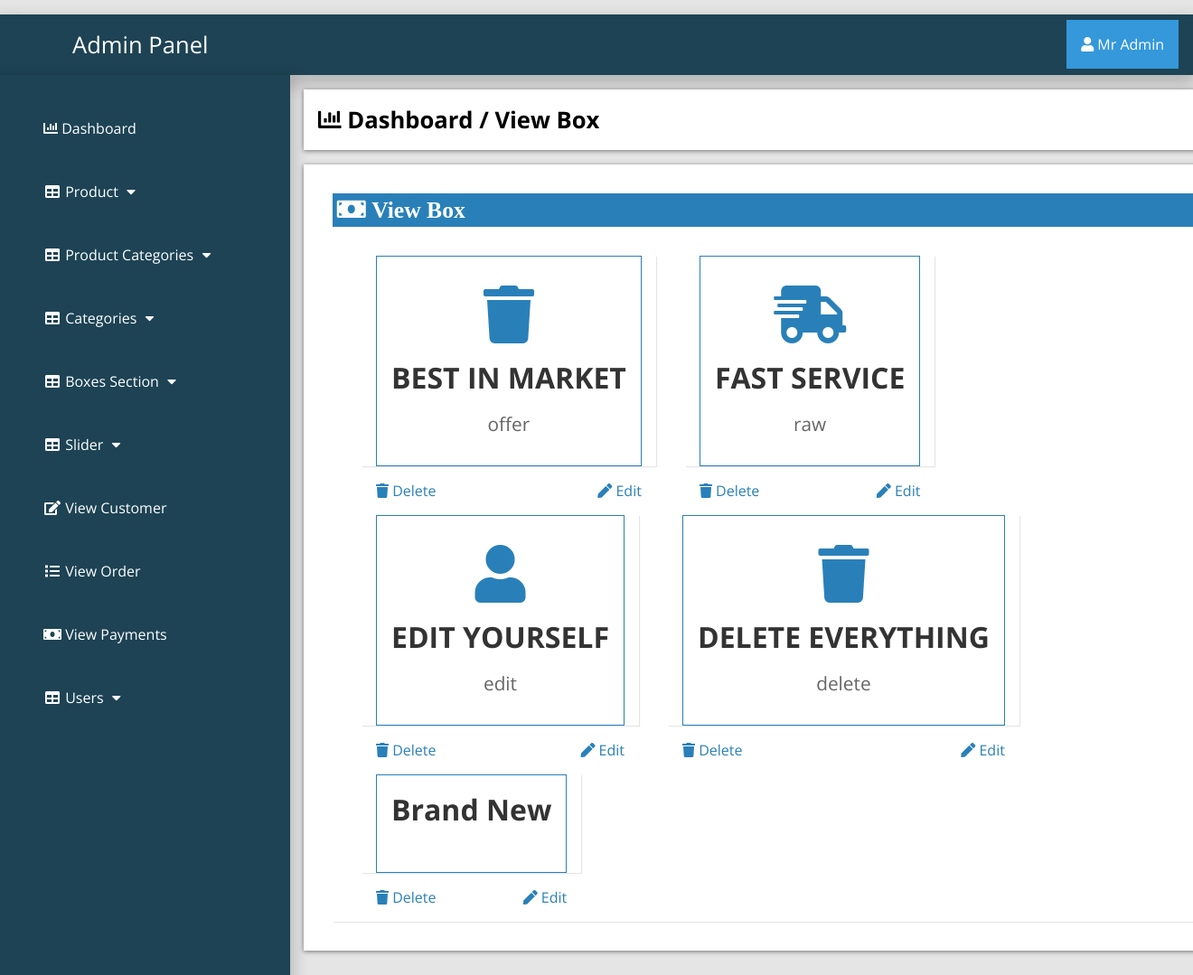
/admin_area/index.php?view_box (signed in), run on the app's committed database.
### tables this page shows
CREATE TABLE `boxes_section` (
  `box_id` int(100) NOT NULL,
  `box_icon` varchar(100) NOT NULL,
  `box_title` varchar(255) NOT NULL,
  `box_desc` varchar(255) NOT NULL
);

### admin_area/view_box.php (the view, shortened to what this page needs)
<?php
if (!isset($_SESSION['admin_email'])){
  echo "<script>window.open('login.php','_self')</script>";
  }else{
?>
<div class="row">
	<div class="col-lg-12">
		<div class="breadcrump">
			<li class="active">
				<i class="fa fa-bar-chart"></i>
				Dashboard / View Box
			</li>
		</div>
	</div>
</div>
<div class="row">
	<div class="col-lg-12">
		<div class="panel panel-default">
			<div class="panel-heading">
				<h3 class="panel-title">
					<i class="fa fa-money fa-fw"> View Box </i>
				</h3>
			</div>
<div class="panel-body">
	<?php
         $get_boxes="select * from boxes_section";
         $run=mysqli_query($con,$get_boxes);
         while ($row=mysqli_fetch_array($run)) {
         	$box_id=$row['box_id'];
         	$box_icon=$row['box_icon'];
         	$box_title=$row['box_title'];
         	$box_desc=$row['box_desc'];
	  ?>
	  <div class="col-lg-4 col-md-4">
	  	<div class="panel panel-primary">
	  	  <div class="icons">
        <i class="<?php echo $box_icon; ?>"></i>
	  			<h3 class="panel-title" align="left">
	  				<?php echo $box_title; ?>
	  			</h3>
	  			<p><?php echo $box_desc ?></p>
	  		</div>
	  		<div class="panel-footer">
	  			<a href="index.php?delete_box=<?php echo $box_id; ?>" class="pull-left">
	  				<i class="fa fa-trash"></i> Delete
	  			</a>
	  			<a href="index.php?edit_box=<?php echo $box_id; ?>" class="pull-right">
	  				<i class="fa fa-pen"></i> Edit
	  			</a>
	  		</div>
	  	</div>
	  </div>
 <?php } ?>
	</div>
	</div>
</div>
<?php } ?>

### admin_area/includes/sidebar.php (shortened to what this page needs)
<?php
if (!isset($_SESSION['admin_email'])){
  echo "<script>window.open('login.php','_self')</script>";
  }else{
?>
<nav class="navbar navbar-inverse navbar-fixed-top" >
	<div class="navbar-header">
		<a href="index.php?dashboard" class="navbar-brand"><span>Admin Panel</span></a>
	</div>
		<div class="dropdown">
		 <button onclick="myFunction()" class="dropbtn"><i class="fa fa-user"></i> <?php echo $admin_name; ?></a></button>
		</div>
	<div class="collapse navbar-collapse navbar-ex1-collapse">
	<ul class="nav navbar-nav side-nav">
  <li>
    <a href="index.php?dashboard"><i class="fa fa-bar-chart"></i> Dashboard</a>
  </li>
  <li class="button-dropdown" id="#products">
    <a href="#" class="dropdown-toggle" data-toggle="collapse" data-target="#products"><i class="fa fa-fw fa-table"></i> Product <i class="fa fa-fw fa-caret-down"></i></a>
  </li>
  <li class="button-dropdown" id="#products_cat">
    <a href="#" class="dropdown-toggle" data-toggle="collapse" data-target="#products_cat"><i class="fa fa-fw fa-table"></i> Product Categories <i class="fa fa-fw fa-caret-down"></i></a>
  </li>
  <li class="button-dropdown" id="#category">
    <a href="#" class="dropdown-toggle" data-toggle="collapse" data-target="#category"><i class="fa fa-fw fa-table"></i> Categories <i class="fa fa-fw fa-caret-down"></i></a>
  </li>
<li class="button-dropdown" >
  <a href="#" class="dropdown-toggle" data-toggle="collapse" data-target="#boxes">
    <i class="fa fa-fw fa-table"></i> Boxes Section <i class="fa fa-fw fa-caret-down"></i>
  </a>
</li>
  <li class="button-dropdown">
    <a href="#" class="dropdown-toggle" data-toggle="collapse" data-target="#slider"><i class="fa fa-fw fa-table"></i>  Slider <i class="fa fa-fw fa-caret-down"></i></a>
  </li>
  <li>
  	<a href="index.php?view_customer">
  		<i class="fa fa-fw fa-edit"></i> View Customer
  	</a>
  </li>
  <li>
  	<a href="index.php?view_order">
  		<i class="fa fa-fw fa-list"></i> View Order
  	</a>
  </li>
  <li>
  	<a href="index.php?view_payments">
  		<i class="fa fa-fw fa-money"></i> View Payments
  	</a>
  </li>
  <li class="button-dropdown">
    <a href="#" class="dropdown-toggle" data-toggle="collapse" data-target="#users"><i class="fa fa-fw fa-table"></i>  Users <i class="fa fa-fw fa-caret-down"></i></a>
  </li>
</ul>
</div>
</nav>
<?php } ?>

### admin_area/css/style.css (style rules this page uses)
:root { --blue:#2980b9; }
body { margin-top: ; }
* { font-family: 'Open Sans', sans-serif; margin:0; padding:0; box-sizing: border-box; text-decoration: none; transition: all .2s cubic-bezier(.37,1.14,.26,1.24); }
html { background-color: rgba(0,0,0,.1); }
.navbar-fixed-top { background:#1d4354; padding: 1rem; margin-top: 1rem; box-shadow: 0px 8px 16px 4px rgba(0,0,0,0.2); margin-left: ; margin-right: ; }
.navbar-fixed-top a span { margin-left: 4rem; }
.navbar-fixed-top .navbar-brand { font-size: 1.6rem; color: #ffffff; }
.dropbtn { background-color: #3498DB; color: white; padding: 16px; font-size: 16px; border: none; cursor: pointer; }
.dropdown { position: relative; display: inline-block; float: right; margin-top: -2.8rem; }
.nav { position: absolute; top: 51px; margin-top: 32px; width: auto; height: 110%; border-radius: 0; display: block; background-color: #1d4354; bottom: 0; overflow: hidden; padding-bottom: 40px; box-shadow: 0px 8px 16px 4px rgba(0,0,0,0.2); margin-left: -1rem; }
.nav>li>a { width: 225px; display: block; color: #ffffff; margin: 3rem; }
.row { width: 81.2%; background-color: #ffffff; margin: auto; margin-left: 21rem; margin-top: 1rem; padding: 1rem; display: ; }
.panel { text-align: left; box-shadow: 1px 1px 1px 0px rgba(0.1,0.1,0.1,0.1); margin: 1rem; background-color: #ffffff; padding: rem; }
.panel-footer { box-shadow: 1px 1px 1px 0px rgba(0.1,0.1,0.1,0.1); font-size: 1rem; margin: 1rem; }
.panel-primary a { color: #2980b9; }
.panel-heading .panel-title { background-color: #2980b9; color: #ffffff; padding: .3rem; }
.breadcrump .active { font-weight: bold; font-size: 1.6rem; }
.row { list-style: none; box-shadow: 0 1px 5px rgba(0, 0, 0, 0.5); }
.row .fa-money { font-size: 1.6rem; width: 50%; text-align: left; }
.panel-body { display: flex; align-items: center; justify-content: left; padding: 1rem; flex-wrap: wrap; }
.icons { flex:1 1 25rem; padding:1rem; margin:1rem; text-align: center; border:.1rem solid var(--blue); }
.icons i { color:var(--blue); font-size: 4rem; padding:1rem 0; }
.icons h3 { color:#333; font-size: 2rem; }
.icons p { color:#666; font-size: 1.3rem; padding:1rem 0; }

### data on the page
boxes_section: box_title "BEST IN MARKET", box_desc "offer"
boxes_section: box_title "FAST SERVICE", box_desc "raw"
boxes_section: box_title "EDIT YOURSELF", box_desc "edit"
boxes_section: box_title "DELETE EVERYTHING", box_desc "delete"
boxes_section: box_title "Brand New"

### other printed values
$admin_name "Mr Admin"
